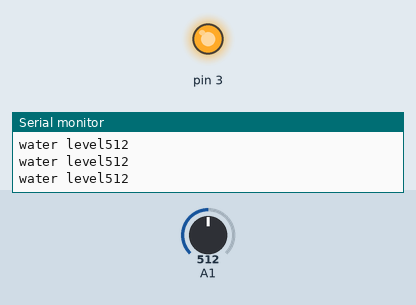
Simulated run of this sketch. Board: Arduino Mega 2560, built with avr-gcc and run on an emulated ATmega2560. Parts: output pins drawn as LEDs (lit = HIGH), the last lines printed to the serial monitor. Inputs (shaded band) come from the test bench; at power-on: A1 = 512.

Above: at 1.2 s.
1.3 s: A1 set to 166
2.8 s: A1 set to 138
At 4.0 s:
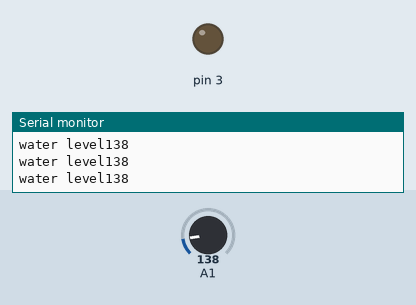
4.5 s: A1 set to 160
At 5.2 s:
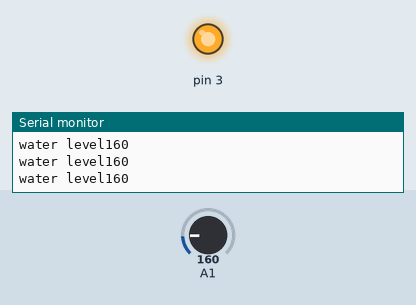
6.0 s: A1 set to 140
At 6.5 s:
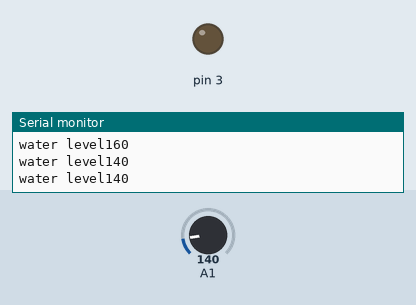
Timing chart, 0 to 8.5 s (numbered marks = the images above; inputs shaded):
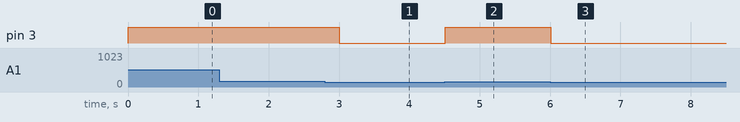

Measured:
- the behaviour switches between 151 and 150 on A1 (found by bisection; images 0 and 1)
- after the input at 2.8 s, pin 3: HIGH → LOW after 0.20 s
- after the input at 4.5 s, pin 3: LOW → HIGH at once
- after the input at 6.0 s, pin 3: HIGH → LOW at once

The sketch:

tp2.ino
```cpp
void setup() {
  pinMode(3,OUTPUT);
  Serial.begin(9600);
}

void loop() {
  int level = analogRead(A1);
  if (level > 150) {
    digitalWrite(3,HIGH);
  }else {
    digitalWrite(3,LOW);
  }
  Serial.print("water level");
  Serial.println(level);
  delay(300);
}
```
